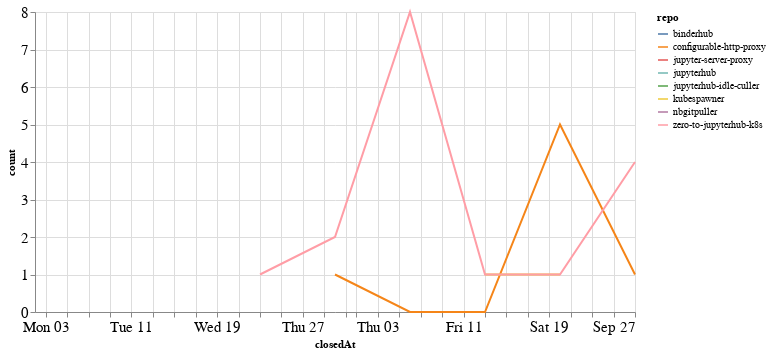

Notebook cell for this chart:
### Code cell
closed_by_time = closed_by.groupby('repo').resample('W', on='closedAt').count()['author'].reset_index()
closed_by_time = closed_by_time.rename(columns={'author': 'count'})

alt.Chart(closed_by_time, width=600).mark_line().encode(
    x='closedAt',
    y='count',
    color='repo',
    tooltip="repo"
)

### Figure 1 — Vega-Lite specification as saved in the notebook (floating-point values rounded to 4 significant figures)
{"config": {"axisLeft": {"labelFontSize": 15}, "axisBottom": {"labelFontSize": 15}}, "data": {"name": "data-0abedfe62e81225ef3fd7f49ac95acb2"}, "mark": "line", "encoding": {"color": {"type": "nominal", "field": "repo"}, "tooltip": {"type": "nominal", "field": "repo"}, "x": {"type": "temporal", "field": "closedAt"}, "y": {"type": "quantitative", "field": "count"}}, "width": 600, "$schema": "https://vega.github.io/schema/vega-lite/v4.8.1.json", "datasets": {"data-0abedfe62e81225ef3fd7f49ac95acb2": [{"repo": "binderhub", "closedAt": "2020-08-23T00:00:00", "count": 1}, {"repo": "configurable-http-proxy", "closedAt": "2020-08-30T00:00:00", "count": 1}, {"repo": "configurable-http-proxy", "closedAt": "2020-09-06T00:00:00", "count": 0}, {"repo": "configurable-http-proxy", "closedAt": "2020-09-13T00:00:00", "count": 0}, {"repo": "configurable-http-proxy", "closedAt": "2020-09-20T00:00:00", "count": 5}, {"repo": "configurable-http-proxy", "closedAt": "2020-09-27T00:00:00", "count": 1}, {"repo": "jupyter-server-proxy", "closedAt": "2020-08-02T00:00:00", "count": 1}, {"repo": "jupyterhub", "closedAt": "2020-08-23T00:00:00", "count": 1}, {"repo": "jupyterhub-idle-culler", "closedAt": "2020-08-23T00:00:00", "count": 1}, {"repo": "kubespawner", "closedAt": "2020-09-13T00:00:00", "count": 1}, {"repo": "kubespawner", "closedAt": "2020-09-20T00:00:00", "count": 1}, {"repo": "nbgitpuller", "closedAt": "2020-08-02T00:00:00", "count": 4}, {"repo": "zero-to-jupyterhub-k8s", "closedAt": "2020-08-23T00:00:00", "count": 1}, {"repo": "zero-to-jupyterhub-k8s", "closedAt": "2020-08-30T00:00:00", "count": 2}, {"repo": "zero-to-jupyterhub-k8s", "closedAt": "2020-09-06T00:00:00", "count": 8}, {"repo": "zero-to-jupyterhub-k8s", "closedAt": "2020-09-13T00:00:00", "count": 1}, {"repo": "zero-to-jupyterhub-k8s", "closedAt": "2020-09-20T00:00:00", "count": 1}, {"repo": "zero-to-jupyterhub-k8s", "closedAt": "2020-09-27T00:00:00", "count": 4}]}}
